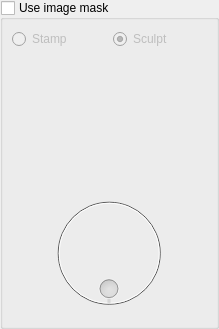
<?xml version="1.0" encoding="UTF-8"?>
<ui version="4.0">
 <class>imageMaskSelector</class>
 <widget class="QWidget" name="imageMaskSelector">
  <property name="geometry">
   <rect>
    <x>0</x>
    <y>0</y>
    <width>219</width>
    <height>313</height>
   </rect>
  </property>
  <property name="sizePolicy">
   <sizepolicy hsizetype="MinimumExpanding" vsizetype="Preferred">
    <horstretch>0</horstretch>
    <verstretch>0</verstretch>
   </sizepolicy>
  </property>
  <property name="windowTitle">
   <string>Form</string>
  </property>
  <layout class="QVBoxLayout" name="verticalLayout">
   <property name="leftMargin">
    <number>0</number>
   </property>
   <property name="topMargin">
    <number>0</number>
   </property>
   <property name="rightMargin">
    <number>0</number>
   </property>
   <property name="bottomMargin">
    <number>0</number>
   </property>
   <item>
    <widget class="QGroupBox" name="groupBox">
     <property name="sizePolicy">
      <sizepolicy hsizetype="Preferred" vsizetype="Maximum">
       <horstretch>0</horstretch>
       <verstretch>0</verstretch>
      </sizepolicy>
     </property>
     <property name="title">
      <string>Use image mask</string>
     </property>
     <property name="checkable">
      <bool>true</bool>
     </property>
     <property name="checked">
      <bool>false</bool>
     </property>
     <layout class="QVBoxLayout" name="verticalLayout_2">
      <item>
       <layout class="QHBoxLayout" name="horizontalLayout">
        <item>
         <widget class="QRadioButton" name="stampRadio">
          <property name="text">
           <string>Stamp</string>
          </property>
          <attribute name="buttonGroup">
           <string notr="true">brushMode</string>
          </attribute>
         </widget>
        </item>
        <item>
         <widget class="QRadioButton" name="sculptRadio">
          <property name="text">
           <string>Sculpt</string>
          </property>
          <property name="checked">
           <bool>true</bool>
          </property>
          <attribute name="buttonGroup">
           <string notr="true">brushMode</string>
          </attribute>
         </widget>
        </item>
       </layout>
      </item>
      <item alignment="Qt::AlignHCenter|Qt::AlignTop">
       <widget class="noggit::ui::clickable_label" name="curImageLabel">
        <property name="sizePolicy">
         <sizepolicy hsizetype="Fixed" vsizetype="Fixed">
          <horstretch>0</horstretch>
          <verstretch>0</verstretch>
         </sizepolicy>
        </property>
        <property name="minimumSize">
         <size>
          <width>128</width>
          <height>128</height>
         </size>
        </property>
        <property name="maximumSize">
         <size>
          <width>128</width>
          <height>128</height>
         </size>
        </property>
        <property name="text">
         <string/>
        </property>
       </widget>
      </item>
      <item alignment="Qt::AlignHCenter|Qt::AlignTop">
       <widget class="QDial" name="dial">
        <property name="minimumSize">
         <size>
          <width>128</width>
          <height>128</height>
         </size>
        </property>
        <property name="maximumSize">
         <size>
          <width>1000</width>
          <height>1000</height>
         </size>
        </property>
        <property name="maximum">
         <number>360</number>
        </property>
        <property name="singleStep">
         <number>10</number>
        </property>
        <property name="wrapping">
         <bool>true</bool>
        </property>
       </widget>
      </item>
     </layout>
    </widget>
   </item>
  </layout>
 </widget>
 <customwidgets>
  <customwidget>
   <class>noggit::ui::clickable_label</class>
   <extends>QLabel</extends>
   <header location="global">noggit/ui/clickable_label.hpp</header>
  </customwidget>
 </customwidgets>
 <resources/>
 <connections/>
 <buttongroups>
  <buttongroup name="brushMode"/>
 </buttongroups>
</ui>
